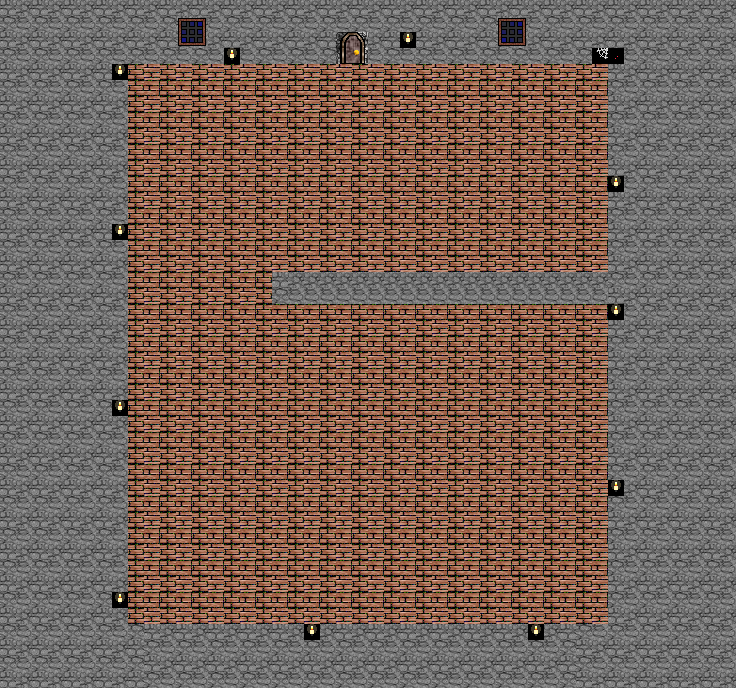

Rendered tile map (Tiled .tmx) drawn with the repository's tilesets; below, a short description and the full map source, tile grids included:
An orthogonal 46x43 tile map with 16x16 px tiles, 1 tile layer (Tile Layer 1) and 7 objects (cultist).

<map version="1.9" tiledversion="1.9.2" orientation="orthogonal" renderorder="right-down" width="46" height="43" tilewidth="16" tileheight="16" infinite="0" nextlayerid="6" nextobjectid="12">
 <editorsettings>
  <export target="../prisonCell.lua" format="lua" />
 </editorsettings>
 <tileset firstgid="1" name="tileset" tilewidth="16" tileheight="16" tilecount="256" columns="16">
  <image source="../../graphics/Map_Tileset_06.png" width="256" height="256" />
 </tileset>
 <layer id="1" name="Tile Layer 1" width="46" height="43">
  <data encoding="csv">
33,34,33,34,33,34,33,34,33,34,33,34,33,34,33,34,33,34,33,34,33,34,33,34,33,34,33,34,33,34,33,34,33,34,33,34,33,34,33,34,33,34,33,34,33,34,
49,50,49,50,49,50,49,50,49,50,49,43,44,50,49,50,49,50,49,50,49,50,49,50,49,50,49,50,49,50,49,43,44,50,49,50,49,50,49,50,49,50,49,50,49,50,
33,34,33,34,33,34,33,34,33,34,33,59,60,34,33,34,33,34,33,34,33,37,38,34,33,65,33,34,33,34,33,59,60,34,33,34,33,34,33,34,33,34,33,34,33,34,
49,50,49,50,49,50,49,50,49,50,49,50,49,50,65,50,49,50,49,50,49,53,54,50,49,50,49,50,49,50,49,50,49,50,49,50,49,69,66,50,49,50,49,50,49,50,
33,34,33,34,33,34,33,65,3,4,3,4,3,4,3,4,3,4,3,4,3,4,3,4,3,4,3,4,3,4,3,4,3,4,3,4,3,4,33,34,33,34,33,34,33,34,
49,50,49,50,49,50,49,50,19,20,19,20,19,20,19,20,19,20,19,20,19,20,19,20,19,20,19,20,19,20,19,20,19,20,19,20,19,20,49,50,49,50,49,50,49,50,
33,34,33,34,33,34,33,34,3,4,3,4,3,4,3,4,3,4,3,4,3,4,3,4,3,4,3,4,3,4,3,4,3,4,3,4,3,4,33,34,33,34,33,34,33,34,
49,50,49,50,49,50,49,50,19,20,19,20,19,20,19,20,19,20,19,20,19,20,19,20,19,20,19,20,19,20,19,20,19,20,19,20,19,20,49,50,49,50,49,50,49,50,
33,34,33,34,33,34,33,34,3,4,3,4,3,4,3,4,3,4,3,4,3,4,3,4,3,4,3,4,3,4,3,4,3,4,3,4,3,4,33,34,33,34,33,34,33,34,
49,50,49,50,49,50,49,50,19,20,19,20,19,20,19,20,19,20,19,20,19,20,19,20,19,20,19,20,19,20,19,20,19,20,19,20,19,20,49,50,49,50,49,50,49,50,
33,34,33,34,33,34,33,34,3,4,3,4,3,4,3,4,3,4,3,4,3,4,3,4,3,4,3,4,3,4,3,4,3,4,3,4,3,4,33,34,33,34,33,34,33,34,
49,50,49,50,49,50,49,50,19,20,19,20,19,20,19,20,19,20,19,20,19,20,19,20,19,20,19,20,19,20,19,20,19,20,19,20,19,20,65,50,49,50,49,50,49,50,
33,34,33,34,33,34,33,34,3,4,3,4,3,4,3,4,3,4,3,4,3,4,3,4,3,4,3,4,3,4,3,4,3,4,3,4,3,4,33,34,33,34,33,34,33,34,
49,50,49,50,49,50,49,50,19,20,19,20,19,20,19,20,19,20,19,20,19,20,19,20,19,20,19,20,19,20,19,20,19,20,19,20,19,20,49,50,49,50,49,50,49,50,
33,34,33,34,33,34,33,65,3,4,3,4,3,4,3,4,3,4,3,4,3,4,3,4,3,4,3,4,3,4,3,4,3,4,3,4,3,4,33,34,33,34,33,34,33,34,
49,50,49,50,49,50,49,50,19,20,19,20,19,20,19,20,19,20,19,20,19,20,19,20,19,20,19,20,19,20,19,20,19,20,19,20,19,20,49,50,49,50,49,50,49,50,
33,34,33,34,33,34,33,34,3,4,3,4,3,4,3,4,3,4,3,4,3,4,3,4,3,4,3,4,3,4,3,4,3,4,3,4,3,4,33,34,33,34,33,34,33,34,
49,50,49,50,49,50,49,50,19,20,19,20,19,20,19,20,19,33,34,34,34,34,34,34,34,34,34,34,34,34,34,34,34,34,34,34,34,34,49,50,49,50,49,50,49,50,
33,34,33,34,33,34,33,34,3,4,3,4,3,4,3,4,3,49,50,50,50,50,50,50,50,50,50,50,50,50,50,50,50,50,50,50,50,50,33,34,33,34,33,34,33,34,
49,50,49,50,49,50,49,50,19,20,19,20,19,20,19,20,19,20,19,20,19,20,19,20,19,20,19,20,19,20,19,20,19,20,19,20,19,20,65,50,49,50,49,50,49,50,
33,34,33,34,33,34,33,34,3,4,3,4,3,4,3,4,3,4,3,4,3,4,3,4,3,4,3,4,3,4,3,4,3,4,3,4,3,4,33,34,33,34,33,34,33,34,
49,50,49,50,49,50,49,50,19,20,19,20,19,20,19,20,19,20,19,20,19,20,19,20,19,20,19,20,19,20,19,20,19,20,19,20,19,20,49,50,49,50,49,50,49,50,
33,34,33,34,33,34,33,34,3,4,3,4,3,4,3,4,3,4,3,4,3,4,3,4,3,4,3,4,3,4,3,4,3,4,3,4,3,4,33,34,33,34,33,34,33,34,
49,50,49,50,49,50,49,50,19,20,19,20,19,20,19,20,19,20,19,20,19,20,19,20,19,20,19,20,19,20,19,20,19,20,19,20,19,20,49,50,49,50,49,50,49,50,
33,34,33,34,33,34,33,34,3,4,3,4,3,4,3,4,3,4,3,4,3,4,3,4,3,4,3,4,3,4,3,4,3,4,3,4,3,4,33,34,33,34,33,34,33,34,
49,50,49,50,49,50,49,65,19,20,19,20,19,20,19,20,19,20,19,20,19,20,19,20,19,20,19,20,19,20,19,20,19,20,19,20,19,20,49,50,49,50,49,50,49,50,
33,34,33,34,33,34,33,34,3,4,3,4,3,4,3,4,3,4,3,4,3,4,3,4,3,4,3,4,3,4,3,4,3,4,3,4,3,4,33,34,33,34,33,34,33,34,
49,50,49,50,49,50,49,50,19,20,19,20,19,20,19,20,19,20,19,20,19,20,19,20,19,20,19,20,19,20,19,20,19,20,19,20,19,20,49,50,49,50,49,50,49,50,
33,34,33,34,33,34,33,34,3,4,3,4,3,4,3,4,3,4,3,4,3,4,3,4,3,4,3,4,3,4,3,4,3,4,3,4,3,4,33,34,33,34,33,34,33,34,
49,50,49,50,49,50,49,50,19,20,19,20,19,20,19,20,19,20,19,20,19,20,19,20,19,20,19,20,19,20,19,20,19,20,19,20,19,20,49,50,49,50,49,50,49,50,
33,34,33,34,33,34,33,34,3,4,3,4,3,4,3,4,3,4,3,4,3,4,3,4,3,4,3,4,3,4,3,4,3,4,3,4,3,4,65,34,33,34,33,34,33,34,
49,50,49,50,49,50,49,50,19,20,19,20,19,20,19,20,19,20,19,20,19,20,19,20,19,20,19,20,19,20,19,20,19,20,19,20,19,20,49,50,49,50,49,50,49,50,
33,34,33,34,33,34,33,34,3,4,3,4,3,4,3,4,3,4,3,4,3,4,3,4,3,4,3,4,3,4,3,4,3,4,3,4,3,4,33,34,33,34,33,34,33,34,
49,50,49,50,49,50,49,50,19,20,19,20,19,20,19,20,19,20,19,20,19,20,19,20,19,20,19,20,19,20,19,20,19,20,19,20,19,20,49,50,49,50,49,50,49,50,
33,34,33,34,33,34,33,34,3,4,3,4,3,4,3,4,3,4,3,4,3,4,3,4,3,4,3,4,3,4,3,4,3,4,3,4,3,4,33,34,33,34,33,34,33,34,
49,50,49,50,49,50,49,50,19,20,19,20,19,20,19,20,19,20,19,20,19,20,19,20,19,20,19,20,19,20,19,20,19,20,19,20,19,20,49,50,49,50,49,50,49,50,
33,34,33,34,33,34,33,34,3,4,3,4,3,4,3,4,3,4,3,4,3,4,3,4,3,4,3,4,3,4,3,4,3,4,3,4,3,4,33,34,33,34,33,34,33,34,
49,50,49,50,49,50,49,65,19,20,19,20,19,20,19,20,19,20,19,20,19,20,19,20,19,20,19,20,19,20,19,20,19,20,19,20,19,20,49,50,49,50,49,50,49,50,
33,34,33,34,33,34,33,34,3,4,3,4,3,4,3,4,3,4,3,4,3,4,3,4,3,4,3,4,3,4,3,4,3,4,3,4,3,4,33,34,33,34,33,34,33,34,
49,50,49,50,49,50,49,50,49,33,34,33,34,33,34,33,34,33,34,65,34,33,34,33,34,33,34,33,34,33,34,33,34,65,34,33,49,50,49,50,49,50,49,50,49,50,
33,34,33,34,33,34,33,34,33,49,50,49,50,49,50,49,50,49,50,49,50,49,50,49,50,49,50,49,50,49,50,49,50,49,50,49,33,34,33,34,33,34,33,34,33,34,
49,50,49,50,49,50,49,50,49,33,34,33,34,33,34,33,34,33,34,33,34,33,34,33,34,33,34,33,34,33,34,33,34,33,34,33,49,50,49,50,49,50,49,50,49,50,
33,34,33,34,33,34,33,34,33,49,50,49,50,49,50,49,50,49,50,49,50,49,50,49,50,49,50,49,50,49,50,49,50,49,50,49,33,34,33,34,33,34,33,34,33,34
</data>
 </layer>
 <objectgroup id="2" name="Walls" opacity="0">
  <object id="1" x="0" y="0" width="736" height="64" />
  <object id="2" x="0" y="64" width="128" height="624" />
  <object id="3" x="608" y="64" width="128" height="624" />
  <object id="4" x="128" y="624" width="480" height="64" />
  <object id="8" x="272" y="272" width="336" height="32" />
 </objectgroup>
 <objectgroup id="3" name="Entities">
  <object id="7" name="cultist" x="400" y="224">
   <point />
  </object>
 </objectgroup>
 <objectgroup id="5" name="Routes" opacity="0">
  <object id="11" x="400" y="224">
   <polygon points="0,0 176,0 176,-144 -240,-144 -240,352 160,352 160,112 -176,112 -176,0" />
  </object>
 </objectgroup>
</map>